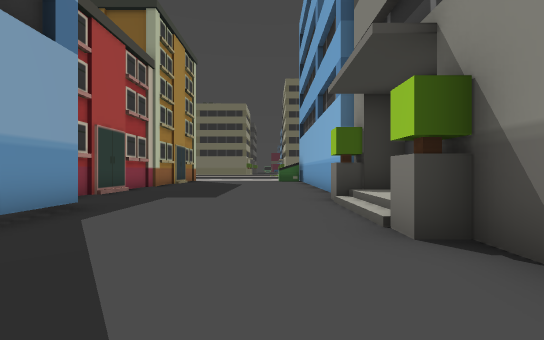
view 1 (above)

16 first-person views from a walk through a scene from a Unity 3-D project. The camera is 1.3 m above the floor, looks level and sees 90° across. The floor is counted in squares, 2 m on a side. Each view is taken from the middle of a square. On the plan, view 1 faces up. The plan holds only what a view shows up to about 9 squares ahead; the rest is blank. The place goes on beyond the plan. The player character is not drawn. Some animated figures are not drawn.

view 2
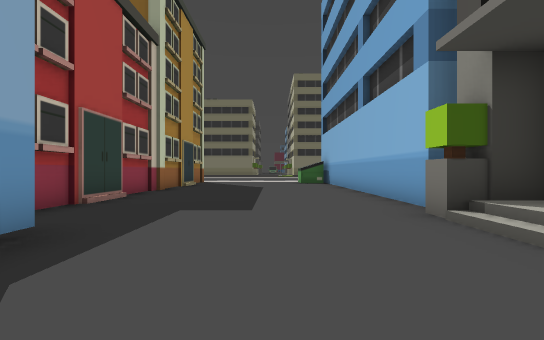

view 3
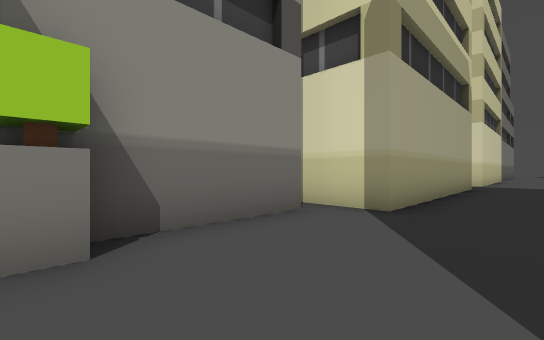

view 4
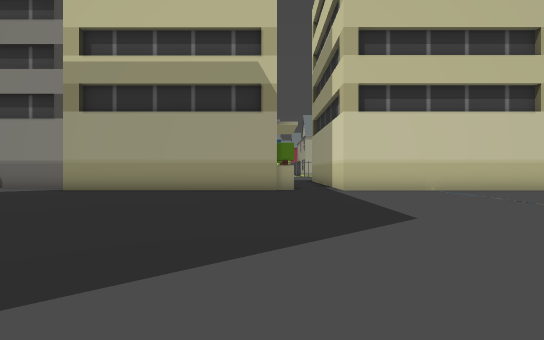

view 5
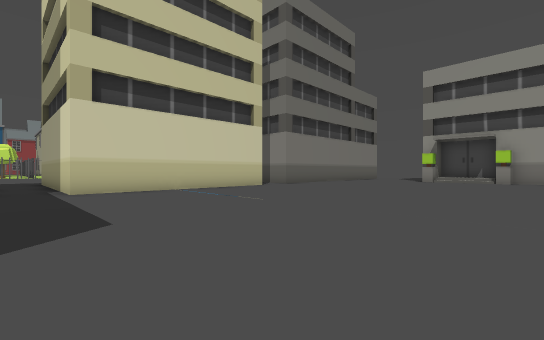

view 6
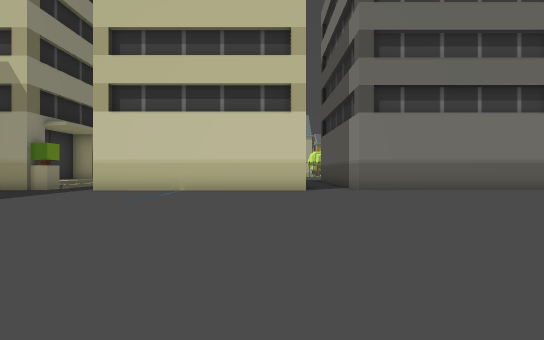

view 7
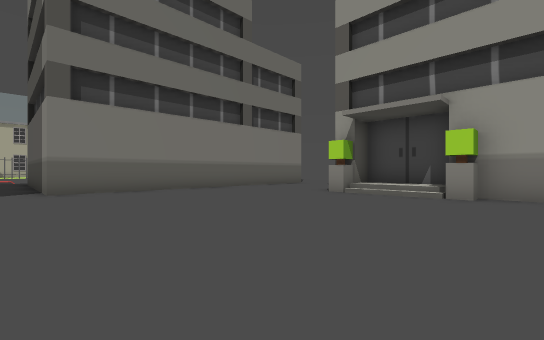

view 8
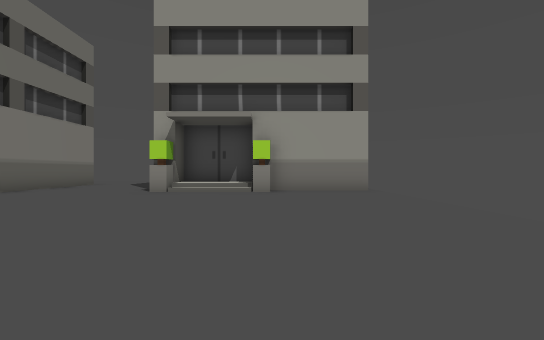

view 9
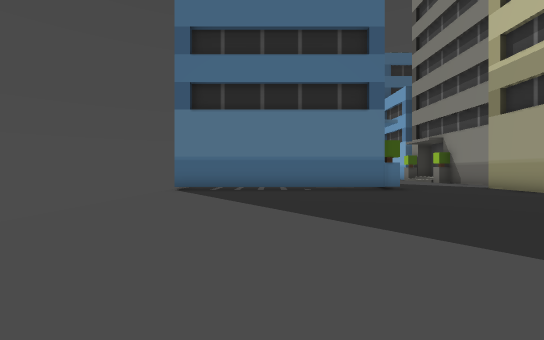

view 10
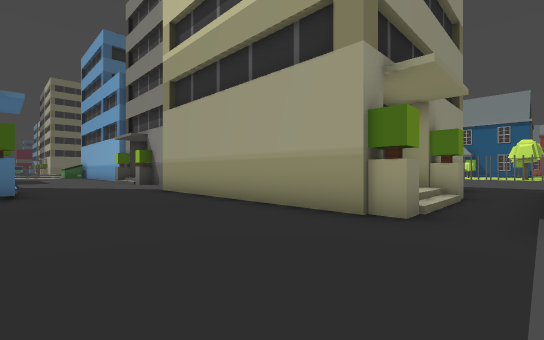

view 11
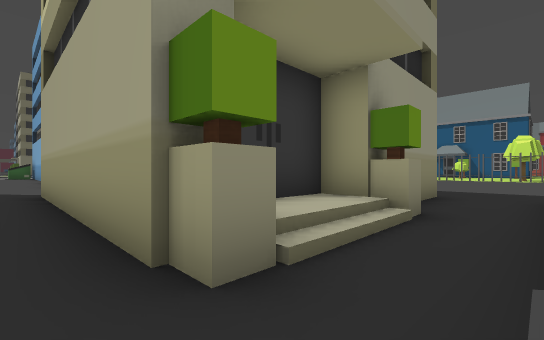

view 12
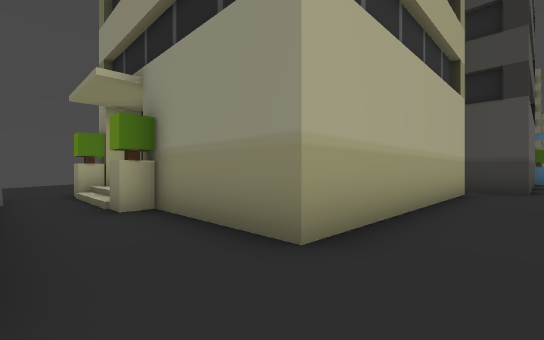

view 13
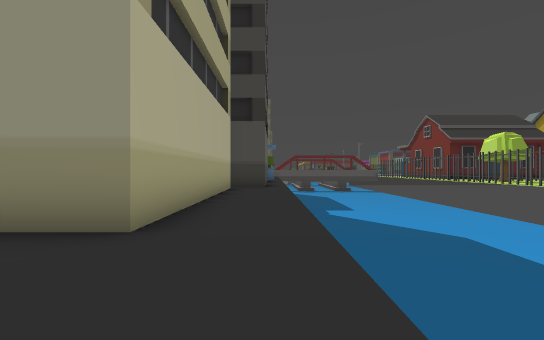

view 14
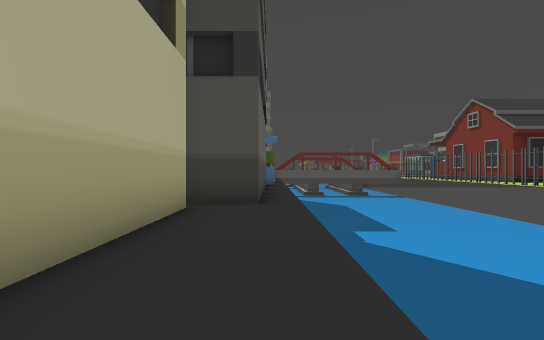

view 15
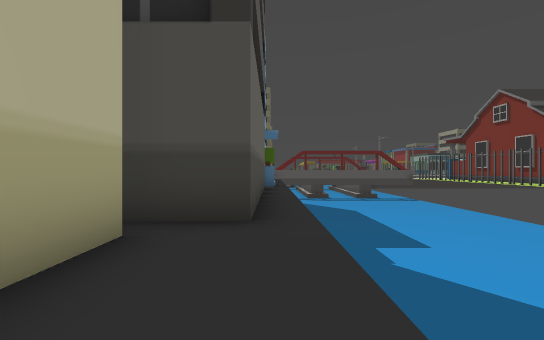

view 16
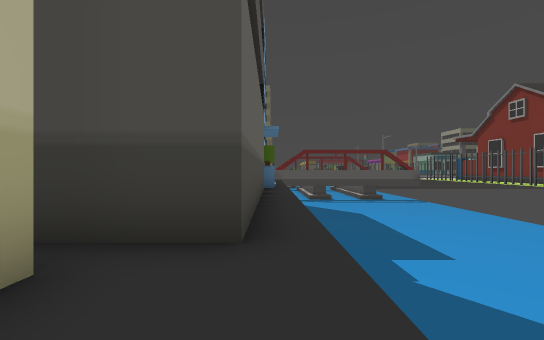

### Floor plan
Key: @ floor where view 1 was taken; # wall or solid block; . floor; / step, stairs or slope; v drop or lower ground; B building.
Columns run from 10 left of view 1 to 18 right of it. Each row starts with its distance up from view 1.
 11      B......#      B
 10      #......#      B
  9      #......#
  8      B......#
  7      #......##     B
  6      #......B#     . vvvvvvvv
  5       ...... #     . vvvvvvvv
  4        .....       . vvvvvvv
  3        .....#      .vvvvvvvvv
  2         ....#      .vvvvvvvv
  1        B....#      .vvvvvvv
  0        /..@.#    ##.vvvvvv
 -1        /.....    ...vvvvv
 -2 #######B...#     #..vvvvvvvvv
 -3 ...........#     #..vvvvvvvv
 -4 ...........#     #..vvvvvvv
 -5 ...........#     #..vvvvvv
 -6 ...........#     #..vvvvv
 -7 ...........####  #..vvvv
 -8 ...........B  ####..vvv
 -9  ...................v
-10   ..................v
-11   .........#       .
-12   .........#
-13   .........#
-14   .........#
-15   .........#
-16   .........#
-17   .........#
-18   .............
-19  ..........####
-20 ...........#
-21 ...........#
-22 ...........#
-23 ...........#
-24 ...........#
-25 ...B//B....#
-26 ####  # ...#
-27     ###

Positions as (right, up) in squares from view 1, and headings:
1: (0, 0), facing up
2: (-1, 2), facing up
3: (-1, 3), facing down-right
4: (-8, -8), facing right
5: (-8, -9), facing down-right
6: (-8, -16), facing right
7: (-8, -18), facing down-right
8: (-7, -17), facing down
9: (-7, -11), facing up
10: (-3, -10), facing up-right
11: (0, -10), facing up-right
12: (9, -10), facing up-left
13: (9, -11), facing up
14: (9, -6), facing up
15: (9, -4), facing up
16: (9, -3), facing up
